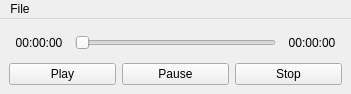
<?xml version="1.0" encoding="UTF-8"?>
<ui version="4.0">
 <class>MainWindow</class>
 <widget class="QMainWindow" name="MainWindow">
  <property name="geometry">
   <rect>
    <x>0</x>
    <y>0</y>
    <width>351</width>
    <height>94</height>
   </rect>
  </property>
  <property name="windowTitle">
   <string>Audio Player</string>
  </property>
  <widget class="QWidget" name="centralwidget">
   <layout class="QVBoxLayout" name="verticalLayout">
    <item>
     <layout class="QHBoxLayout" name="horizontalLayout">
      <item>
       <widget class="QLabel" name="currentTimeLabel">
        <property name="minimumSize">
         <size>
          <width>60</width>
          <height>0</height>
         </size>
        </property>
        <property name="text">
         <string>00:00:00</string>
        </property>
        <property name="alignment">
         <set>Qt::AlignCenter</set>
        </property>
       </widget>
      </item>
      <item>
       <widget class="QSlider" name="timeSlider">
        <property name="orientation">
         <enum>Qt::Horizontal</enum>
        </property>
       </widget>
      </item>
      <item>
       <widget class="QLabel" name="totalTimeLabel">
        <property name="minimumSize">
         <size>
          <width>60</width>
          <height>0</height>
         </size>
        </property>
        <property name="text">
         <string>00:00:00</string>
        </property>
        <property name="alignment">
         <set>Qt::AlignCenter</set>
        </property>
       </widget>
      </item>
     </layout>
    </item>
    <item>
     <layout class="QHBoxLayout" name="horizontalLayout_2">
      <item>
       <widget class="QPushButton" name="playButton">
        <property name="text">
         <string>Play</string>
        </property>
       </widget>
      </item>
      <item>
       <widget class="QPushButton" name="pauseButton">
        <property name="text">
         <string>Pause</string>
        </property>
       </widget>
      </item>
      <item>
       <widget class="QPushButton" name="stopButton">
        <property name="text">
         <string>Stop</string>
        </property>
       </widget>
      </item>
     </layout>
    </item>
   </layout>
  </widget>
  <widget class="QMenuBar" name="menubar">
   <property name="geometry">
    <rect>
     <x>0</x>
     <y>0</y>
     <width>351</width>
     <height>21</height>
    </rect>
   </property>
   <widget class="QMenu" name="menuFile">
    <property name="title">
     <string>File</string>
    </property>
    <addaction name="actionNew"/>
    <addaction name="actionOpen"/>
    <addaction name="actionSave"/>
    <addaction name="actionSaveAs"/>
    <separator/>
    <addaction name="actionRevert"/>
    <separator/>
    <addaction name="actionExit"/>
   </widget>
   <addaction name="menuFile"/>
  </widget>
  <action name="actionNew">
   <property name="text">
    <string>New</string>
   </property>
  </action>
  <action name="actionOpen">
   <property name="text">
    <string>Open</string>
   </property>
  </action>
  <action name="actionSave">
   <property name="text">
    <string>Save</string>
   </property>
  </action>
  <action name="actionSaveAs">
   <property name="text">
    <string>Save As</string>
   </property>
  </action>
  <action name="actionRevert">
   <property name="text">
    <string>Revert</string>
   </property>
  </action>
  <action name="actionExit">
   <property name="text">
    <string>Exit</string>
   </property>
  </action>
 </widget>
 <resources/>
 <connections/>
</ui>
